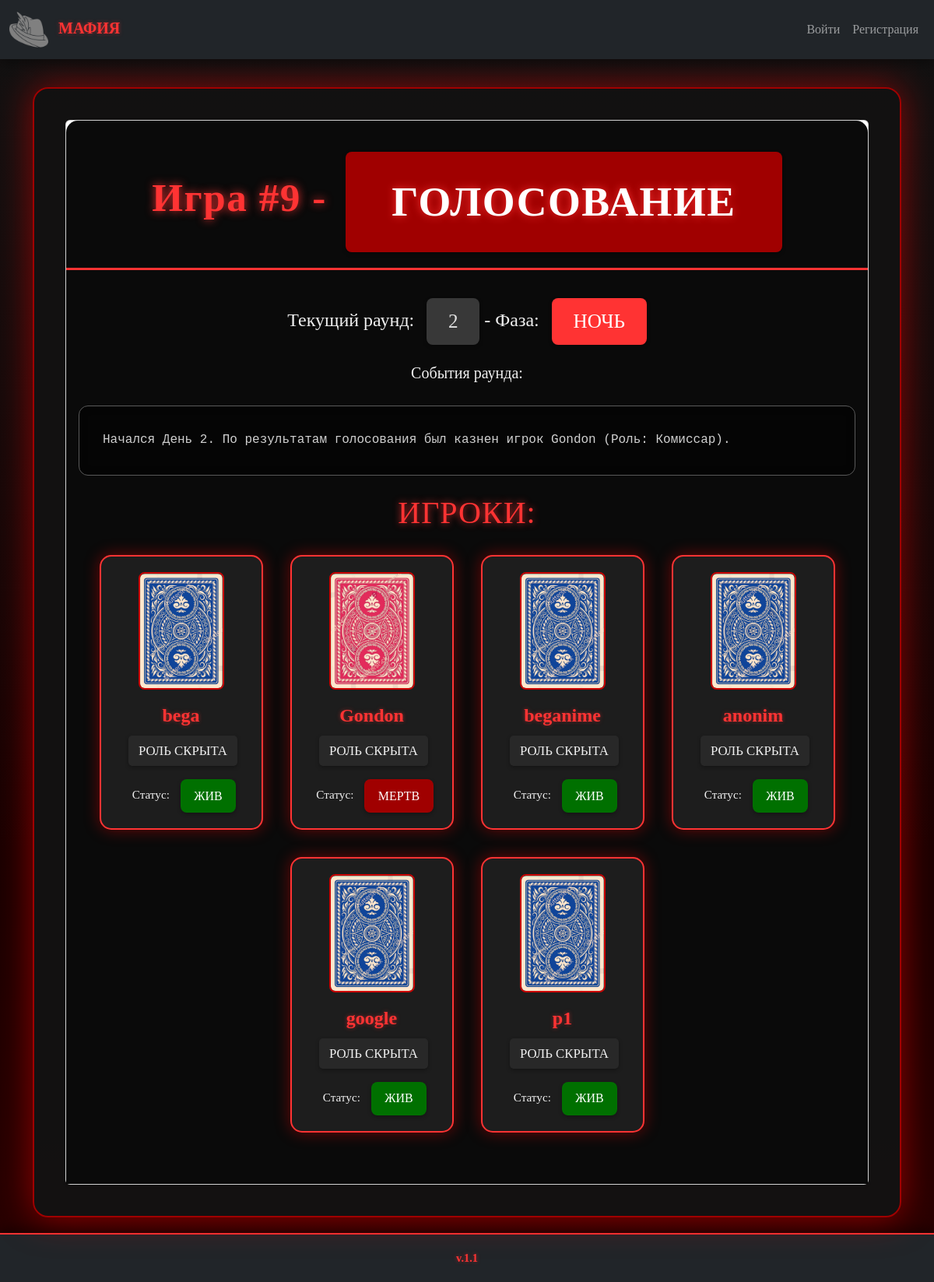
/game/9/, run on the app's committed database.
### game_api/models.py (models this page shows, shortened)
class Game(models.Model):
    STATUS_CHOICES = [
        ('LOBBY', 'Лобби'),
        ('DAY', 'День'),
        ('NIGHT', 'Ночь'),
        ('VOTING', 'Голосование'),
        ('FINISHED', 'Завершена'),
    ]
    host = models.ForeignKey(User, on_delete=models.CASCADE, related_name='hosted_games')
    status = models.CharField('Стаутус игры',max_length=10, choices=STATUS_CHOICES, default='LOBBY')
    players_count = models.IntegerField('Общее количество игроков',default=0)
    mafia_count = models.IntegerField('Общее количество мафии',default=0)
    doctor_count = models.IntegerField('Общее количество докторов',default=0)
    commissioner_count = models.IntegerField('Общее количество шерифов',default=0)
    current_round = models.IntegerField('Текущий номер хода(0-Лобби,1-День,2-Ночь...)',default=0)
    creation_time = models.DateTimeField('Дата и время создания игры',auto_now_add=True)
    start_time = models.DateTimeField('Время старта игры',null=True, blank=True)
    end_time = models.DateTimeField('Время завершения игры',null=True, blank=True)
    class Meta:
        verbose_name = 'Игра'
        verbose_name_plural = 'Игры'

class Round(models.Model):
    PHASE_CHOICES = [
        ('NIGHT', 'Ночь'),
        ('DAY', 'День'),
        ('VOTING', 'Голосование'),
    ]
    game = models.ForeignKey(Game, on_delete=models.CASCADE, related_name='rounds')
    round_number = models.IntegerField('Номер хода')
    phase = models.CharField('Фаза(День,ночь,голосование)',max_length=10, choices=PHASE_CHOICES)
    mafia_kill_target = models.ForeignKey(
        'Player', on_delete=models.SET_NULL, null=True, blank=True, related_name='killed_in_round'
    )
    doctor_heal_target = models.ForeignKey(
        'Player', on_delete=models.SET_NULL, null=True, blank=True, related_name='healed_in_round'
    )
    commissioner_check_target = models.ForeignKey(
        'Player', on_delete=models.SET_NULL, null=True, blank=True, related_name='checked_in_round'
    )
    executed_player = models.ForeignKey(
        'Player', on_delete=models.SET_NULL, null=True, blank=True, related_name='executed_in_round'
    )
    events = models.TextField('Описание событий этого раунда',blank=True)
    class Meta:
        unique_together = ('game', 'round_number')
        ordering = ['round_number']
    class Meta:
        verbose_name = 'Раунд'
        verbose_name_plural = 'Раунды'

class Player(models.Model):
    ROLE_CHOICES = [
        ('CIVILIAN', 'Мирный житель'),
        ('MAFIA', 'Мафия'),
        ('DOCTOR', 'Доктор'),
        ('COMMISSIONER', 'Комиссар'),
    ]
    game = models.ForeignKey(Game, on_delete=models.CASCADE, related_name='players')
    user = models.ForeignKey(User, on_delete=models.SET_NULL, null=True, blank=True, related_name='mafia_player_profiles') # Если игрок зарегистрирован
    nickname = models.CharField('Никнейм',max_length=50)
    role = models.CharField('Роль',max_length=15, choices=ROLE_CHOICES)
    is_alive = models.BooleanField('Жив ли игрок',default=True)
    is_host = models.BooleanField('Является ли игрок ведущим',default=False)
    order_in_game = models.IntegerField('Порядок нумерации игрока в игре',default=0)
    class Meta:
        unique_together = ('game', 'nickname')
    class Meta:
        verbose_name = 'Игрок'
        verbose_name_plural = 'Игроки'

### game_api/views.py (the view)
# urls.py: path('game/<int:game_id>/', views.game_detail, name='game_detail'),
def game_detail(request,game_id):
    game = get_object_or_404(Game, id=game_id)
    players = Player.objects.filter(game=game).select_related('user').order_by('order_in_game')
    current_round = game.rounds.order_by('-round_number').first()
    player_action = PlayerAction.objects.order_by('-timestamp')
    is_player_in_game = False
    current_player_profile = None
    if request.user.is_authenticated:
        current_player_profile = Player.objects.filter(game=game, user=request.user).first()
        if current_player_profile:
            is_player_in_game = True
    elif 'player_id' in request.session and request.session['game_id'] == game_id:
        try:
            current_player_profile = Player.objects.get(id=request.session['player_id'], game=game)
            is_player_in_game = True
        except Player.DoesNotExist:
            pass
    player_action_form = None
    if is_player_in_game and game.status in ['DAY', 'NIGHT', 'VOTING'] and current_player_profile.is_alive:
        player_action_form = PlayerActionForm(game_id=game_id, current_player=current_player_profile, current_phase=current_round.phase)
    context = {
        'game': game,
        'players': players,
        'current_round': current_round,
        'is_player_in_game': is_player_in_game,
        'current_player_profile': current_player_profile,
        'player_action_form': player_action_form,
        'player_action':player_action,
    }
    return render(request, 'game_api/game_detail.html', context)

### game_api/templates/game_api/game_detail.html (shortened to what this page needs)
{% extends 'game_api/base.html' %} {% load static %} {% block title %}Игра #{{ game.id }} {% endblock %} {% block content %}
<link rel="stylesheet" href="{% static 'game_api/css/mafia_css.css' %}">
<div class="game-container-wrapper">
    <div class="card shadow-sm">
        <div class="game-header-section text-white">
            <h1 class="game-title mb-0">Игра #{{ game.id }} - <span class="status-badge bg-game-info">{{ game.get_status_display }}</span></h1>
        </div>
        <div class="card-body">
            <h2 class="h4 mb-4 text-center" style="color: #f0f0f0;">Текущий раунд: <span class="status-badge bg-current-round">{{ current_round.round_number }}</span> - Фаза: <span class="status-badge bg-current-phase">{{ current_round.get_phase_display }}</span></h2>
            {% if current_round.events %}
            <div class="mb-4">
                <h3 class="h5 mt-4" style="color: #f0f0f0; text-align: center;">События раунда:</h3>
                <div class="round-events-card">
                    <pre class="mb-0 round-events-text">{{ current_round.events }}</pre>
                </div>
            </div>
            {% endif %}
            <h3 class="section-heading mb-3">Игроки:</h3>
            {% if players %}
            <div class="players-grid-layout">
                {% for player in players %}
                <div class="player-card-item">
                    <img src="{% if player.is_alive %}{% static 'game_api/img/blue_card.png' %}{% else %}{% static 'game_api/img/red_card.png' %}{% endif %}" alt="Player Card">
                    <span class="player-nickname">{{ player.nickname }}</span> {% if game.host == request.user or player == current_player_profile %}
                    <span class="status-badge player-role-badge">{{ player.get_role_display }}</span> {% else %}
                    <span class="status-badge player-role-badge bg-secondary">Роль скрыта</span> {% endif %}
                    <span class="ms-2 player-status-text" style="color: #f0f0f0;">Статус:
                        {% if player.is_alive %}
                        <span class="status-badge status-alive">Жив</span> {% else %}
                    <span class="status-badge status-dead">Мертв</span> {% endif %}
                    </span>
                </div>
                {% endfor %}
            </div>
            {% else %}
            <div class="app-alert app-alert-warning" role="alert">
                В этой игре пока нет игроков.
            </div>
            {% endif %}
        </div>
    </div>
</div>
{% endblock %}

### game_api/templates/game_api/base.html (shortened to what this page needs)
{% load static %}
<!DOCTYPE html>
<html lang="ru">
<head>
    <link rel="stylesheet" href="{% static 'game_api/css/bootstrap.min.css' %}">
    <link rel="stylesheet" href="{% static 'game_api/css/base.css' %}">
</head>
<body>
    <nav class="navbar navbar-expand-lg navbar-dark bg-dark">
        <div class="container-fluid">
            <a class="navbar-brand" href="{% url 'home' %}">
                <img src="{% static 'game_api/img/icon.png' %}" alt="Мафия Иконка" class="navbar-icon"> МАФИЯ
            </a>
            <div class="reverse navbar-reverse">
                <ul class="navbar-nav me-auto mb-2 mb-lg-0">
                    {% if user.is_authenticated %}
                    <li class="nav-item">
                        <a class="nav-link" href="{% url 'profile' %}">Профиль</a>
                    </li>
                    <li class="nav-item">
                        <a class="nav-link" href="{% url 'create_game' %}">Создать игру</a>
                    </li>
                    <li class="nav-item">
                        <a class="nav-link" href="{% url 'join_game' %}">Присоединиться</a>
                    </li>
                    <li class="nav-item">
                        <a class="nav-link" href="{% url 'user_logout' %}">Выйти</a>
                    </li>
                    {% else %}
                    <li class="nav-item">
                        <a class="nav-link" href="{% url 'login' %}">Войти</a>
                    </li>
                    <li class="nav-item">
                        <a class="nav-link" href="{% url 'register' %}">Регистрация</a>
                    </li>
                    {% endif %}
                </ul>
            </div>
        </div>
    </nav>
    <div class="container mt-3">
        {% block content %} {% endblock %}
    </div>
</body>
<footer class="bg-dark">v.1.1</footer>
</html>

### game_api/static/game_api/css/base.css (style rules this page uses)
.navbar-icon { height: 50px; width: auto; filter: invert(50%); margin-right: 8px; vertical-align: middle; transition: filter 0.1s ease-in-out; }
h1, h2 { color: #2c3e50; margin-bottom: 25px; font-weight: 600; text-align: center; padding-top: 20px; }
body { background-color: #f8f9fa; }
.navbar-brand { color: #ff3333; font-weight: bold; text-shadow: 0 0 5px rgba(255, 51, 51, 0.5); }
.navbar { box-shadow: 0 5px 15px rgba(0, 0, 0, 0.4); }
footer { background-color: #0a0a0a; text-align: center; padding: 20px 0; font-size: 0.9rem; border-top: 2px solid #ff3333; margin-top: auto; width: 100%; box-shadow: 0 -5px 15px rgba(0, 0, 0, 0.4); color: #ff3333; font-weight: bold; text-shadow: 0 0 5px rgba(255, 51, 51, 0.5); }

### game_api/static/game_api/css/mafia_css.css (style rules this page uses)
body { background: linear-gradient(to bottom, #121212 0%, #1a0000 70%, #2a0000 100%); color: #e0e0e0; font-family: 'Georgia', serif; background-attachment: fixed; min-height: 100vh; }
.container { display: flex; justify-content: center; background-color: none; }
.game-container-wrapper { max-width: 1300px; margin: 20px auto; display: flex; background-color: rgba(18, 18, 18, 0.95); border-radius: 20px; box-shadow: 0 0 45px rgba(255, 0, 0, 0.5); padding: 40px; border: 2px solid #a00000; }
.game-header-section { background-color: #0a0a0a !important; border-bottom: 3px solid #ff3333; border-radius: 15px 15px 0 0; padding: 20px 30px; text-align: center; }
.game-title { color: #ff3333; font-size: 3.2rem; text-shadow: 0 0 12px rgba(255, 51, 51, 0.9); font-weight: bold; letter-spacing: 1.5px; }
.status-badge { font-size: 1.05em; padding: 0.6em 1.1em; border-radius: 8px; margin-left: 10px; vertical-align: middle; text-transform: uppercase; display: inline-flex; align-items: center; justify-content: center; box-shadow: 0 2px 5px rgba(0, 0, 0, 0.3); }
.status-badge.bg-game-info { background-color: #a00000 !important; color: #fff; }
.status-badge.bg-current-round { background-color: #383838 !important; color: #e0e0e0; }
.status-badge.bg-current-phase { background-color: #ff3333 !important; color: #fff; }
.players-grid-layout { display: flex; flex-wrap: wrap; justify-content: center; gap: 35px; margin-top: 30px; margin-bottom: 50px; }
.card-body { background-color: #0a0a0a; }
.player-card-item { background-color: rgba(30, 30, 30, 0.95); border: 2px solid #ff3333; border-radius: 15px; padding: 20px; display: flex; flex-direction: column; align-items: center; text-align: center; width: 210px; box-shadow: 0 0 20px rgba(255, 0, 0, 0.4); transition: transform 0.3s ease-in-out, box-shadow 0.3s ease-in-out; position: relative; overflow: hidden; }
.player-card-item img { width: 110px; height: auto; margin-bottom: 15px; border-radius: 8px; border: 2px solid #cc0000; }
.player-card-item .player-nickname { font-weight: bold; font-size: 1.5rem; color: #ff3333; margin-bottom: 8px; text-shadow: 0 0 5px rgba(255, 51, 51, 0.5); }
.player-card-item .player-role-badge { background-color: #282828 !important; color: #f0f0f0; margin-left: 5px; margin-bottom: 12px; padding: 0.4em 0.8em; border-radius: 5px; }
.player-card-item .player-status-text { margin-top: 5px; font-size: 0.95em; }
.player-card-item .status-alive { background-color: #007000 !important; color: #fff; }
.player-card-item .status-dead { background-color: #a00000 !important; color: #fff; }
.section-heading { color: #ff3333; font-size: 2.5rem; margin-bottom: 35px; text-align: center; text-shadow: 0 0 10px rgba(255, 51, 51, 0.8); text-transform: uppercase; letter-spacing: 1px; }
.round-events-card { background-color: rgba(5, 5, 5, 0.9) !important; border: 1px solid #5a5a5a; color: #d0d0d0; border-radius: 12px; padding: 30px; margin-top: 30px; box-shadow: inset 0 0 10px rgba(0, 0, 0, 0.5); }
.round-events-text { white-space: pre-wrap; word-wrap: break-word; font-family: 'Consolas', monospace; font-size: 1em; line-height: 1.7; }

### data on the page
Game: id "9", status "ГОЛОСОВАНИЕ"
Round: round_number "2", phase "НОЧЬ", events "Начался День 2. По результатам голосования был казнен игрок Gondon (Роль: Комиссар)."
Player: nickname "bega", is_alive "ЖИВ"
Player: nickname "Gondon", is_alive "МЕРТВ"
Player: nickname "beganime", is_alive "ЖИВ"
Player: nickname "anonim", is_alive "ЖИВ"
Player: nickname "google", is_alive "ЖИВ"
Player: nickname "p1", is_alive "ЖИВ"
